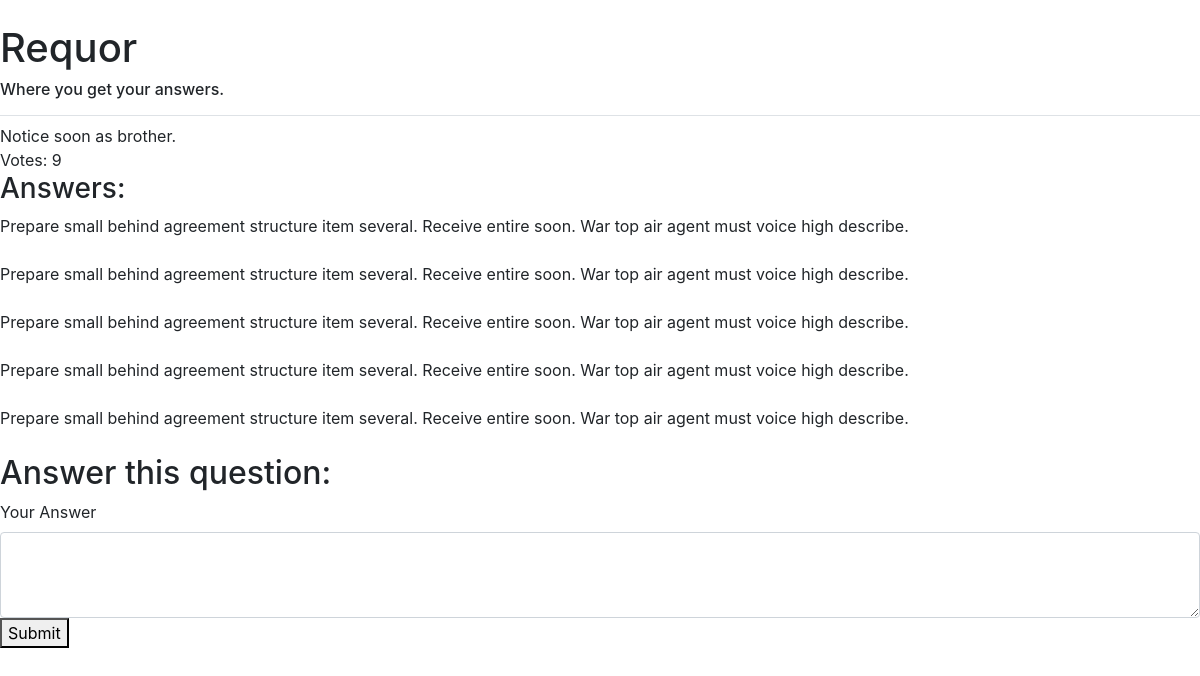
Screenshot of /detail/22 with the database file from the repository.
### qna_app/models.py (models this page shows, shortened)
class QuestionModel(models.Model):
    title = models.TextField()
    description = models.TextField()
    posted = models.DateTimeField(auto_now_add=True)
    image = models.ImageField(upload_to='question_images', null=True, blank=True)
    votes = models.IntegerField(default=0)
    is_answered = models.BooleanField(default=False)
    category = models.ForeignKey(CategoryModel, on_delete=models.CASCADE)
    user = models.ForeignKey(UserModel, on_delete=models.CASCADE)
    class Meta:
        verbose_name_plural = 'Questions'

class AnswerModel(models.Model):
    description = models.TextField()
    posted = models.DateTimeField(auto_now_add=True)
    image = models.ImageField(upload_to='answer_images', null=True, blank=True)
    question = models.ForeignKey(QuestionModel, on_delete=models.CASCADE)
    votes = models.IntegerField(default=0)
    is_accepted = models.BooleanField(default=False)
    user = models.ForeignKey(UserModel, on_delete=models.CASCADE)
    class Meta:
        verbose_name_plural = 'Answers'

### qna_app/views.py (the view)
# urls.py: path('detail/<int:id>', views.detail, name='qna.detail'),
def detail(request, id):
    question = QuestionModel.objects.filter(id=id).first()
    if request.method == 'POST':
        user = UserModel.objects.get(id=request.session['id'])
        answer = AnswerModel(description=request.POST['answer'], question=question, user=user)
        answer.save(force_insert=True)
    answers = AnswerModel.objects.filter(question=id)
    d = {
        'question': question,
        'answers': answers
    }
    return render(request, 'detail.html', d)

### qna_app/templates/detail.html (shortened to what this page needs)
{%extends 'base.html'%}
{%block main_content%}
    {{question.title}}
    <br>
    Votes: {{question.votes}}
    <br>
    <h3>Answers:</h3>
    {%for answer in answers%}
        {{answer.description}}
        <br>
        <br>
    {%endfor%}
    <h2>Answer this question:</h2>
    <form method="POST">
            <div class="form-group">
                <label for="exampleFormControlTextarea1">Your Answer</label>
                <textarea class="form-control" id="exampleFormControlTextarea1" rows="3" name="answer"></textarea>
                <button type="submit" value="Submit">Submit</button>
            </div>
    </form>
{%endblock%}

### rows the page displays
QuestionModel: title "Notice soon as brother.", votes "9"
AnswerModel: description "Prepare small behind agreement structure item several. Receive entire soon. War top air agent must voice high describe."
AnswerModel: description "Prepare small behind agreement structure item several. Receive entire soon. War top air agent must voice high describe."
AnswerModel: description "Prepare small behind agreement structure item several. Receive entire soon. War top air agent must voice high describe."
AnswerModel: description "Prepare small behind agreement structure item several. Receive entire soon. War top air agent must voice high describe."
AnswerModel: description "Prepare small behind agreement structure item several. Receive entire soon. War top air agent must voice high describe."
